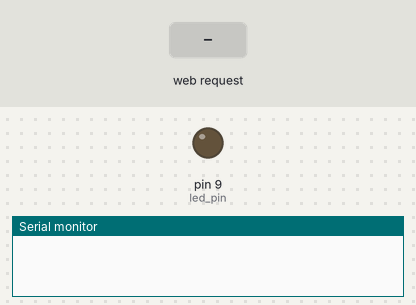
The sketch below on a simulated Arduino Uno, built for the host (arithmetic inside an expression is 32-bit, double 64-bit). On the bench: output pins drawn as LEDs (lit = HIGH), the last lines printed to the serial monitor. Inputs (shaded band) come from the test bench. WiFi joins after 1.5 s; servers stay silent unless stated.

Above: at 1.2 s.
1.3 s: HTTP request GET /?LED=1 received
At 2.3 s:
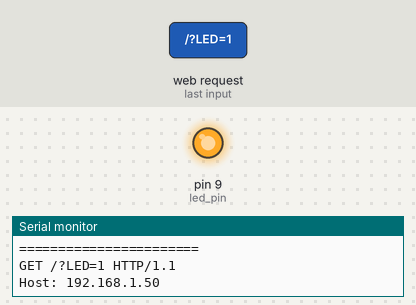
Timing chart, 0 to 4.3 s (numbered marks = the images above; inputs shaded):
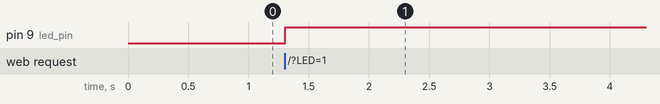

Measured:
- after the input at 1.3 s, pin 9 (led_pin): LOW → HIGH at once

The sketch:

ethernet_05.ino
```cpp
#include <SPI.h>
#include <Ethernet.h>
byte MAC[] = {0xDE, 0xAD, 0xBE, 0xEF, 0xFE, 0xEB};

//서버하려면 고정 IP를 사용해야함.
IPAddress IP(192, 168, 2, 13);
EthernetServer server(80);
String HTTP_req=""; //웹서버에 접속하면서 웹 브라우저가 웹서버로 처음 보내는 문자열
int led_pin = 9;
boolean LED_status = 0; // LED 상태 표시

void setup() {
  Ethernet.begin(MAC, IP); // 이데넷 쉴드 초기화
  server.begin();
  Serial.begin(9600);
  pinMode(led_pin, OUTPUT);
}

void loop() {
  EthernetClient client = server.available(); // 이더넷 통신 시도
  if (client) {
//    Serial.println("서버와 통신 시작");
    boolean current = true;
    while (client.connected()) {
      if (client.available()) {
        char c = client.read(); //서버에 들어온 값을 읽어 들인다.
        HTTP_req += c;

        if (c == '\n' && current) {
          client.println("HTTP/1.1 200 OK");
          client.println("Content-Type: text/html");
          client.println("Connection: close");
          client.println();
          client.println("<!DOCTYPE html>");
          client.println("<html>");
          client.println("<head>");
          client.println("<meta charset = 'utf-8'/>");
          client.println("<title>아두이노 웹서버</title>");
          client.println("</head>");

          client.println("<body>");
          client.println("<h1>우리집에 오신 것을 환영합니다.</h1>");
          client.println("<h1>LED 컨트롤</h1>");
          client.println("<p>LED 스위치(on/off)</p>");
          client.println("<form method='get'>");
          ProcessCheck(client);
          client.println("</form>");
          client.println("</body>");
          client.println("</html>");
          Serial.print(HTTP_req);
          HTTP_req = "";
//          delay(3000);
          break;
        }

        if(c == '\n') {
          current = true;
        } else if (c != '\r') {
          current = false;
        }

      }
    }
    delay(1);
    client.stop();
  }
}

void ProcessCheck(EthernetClient client){
  Serial.println("=======================");
  Serial.print("ProcessCheck: ");

  if(HTTP_req.indexOf("LED=1") > -1) {
    if(LED_status) {
      LED_status = 0;
    } else {
      LED_status = 1;
    }
    Serial.println(LED_status);
  }
  Serial.println("=======================");

  if(LED_status) {
    digitalWrite(led_pin, HIGH);
    //<input type=\"checkbox\" name=\"LED\" value =\"1\" checked onclick=\"submit();\"/> 전등
    client.println("<input type='checkbox' name='LED' value ='1' checked onclick='submit();'/> 전등");
  }else {
     digitalWrite(led_pin, LOW);
    //<input type=\"checkbox\" name=\"LED\" value =\"1\" onclick=\"submit();\"/> 전등
    client.println("<input type='checkbox' name='LED' value ='1' onclick='submit();'/> 전등");
  }
}
```
